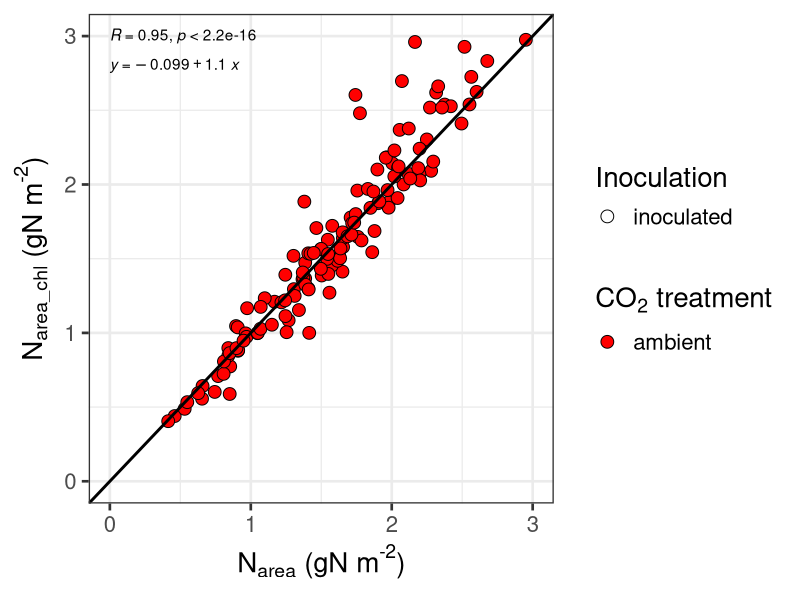

This figure's R source: (Note: this script raises an error after producing the figure.)
## Load libraries
library(ggplot2)
library(car)
library(emmeans)
library(ggpubr)

## Load file
df <- read.csv("../data_sheets/NxCO2xI_compiled_datasheet.csv") %>%
  mutate(n.trt = as.numeric(n.trt),
         co2 = ifelse(co2 == "a", "amb", "elv"),
         inoc = ifelse(inoc == "n", "no.inoc", "inoc"))
  
######################################################################
## Evidence against rolling rest of chlorophyll leaves
######################################################################
narea.comp <- ggplot(data = df, aes(x = narea, y = narea.chl)) +
  geom_point(size = 4, aes(fill = co2, shape =  inoc)) +
  geom_abline(slope = 1, intercept = 0, size = 1) +
  stat_cor(label.y = 3) +
  stat_regline_equation(label.y = 2.8) +
  scale_shape_manual(values = c(21, 22),
                     labels = c("inoculated",
                                "not inoculated")) +
  scale_fill_manual(values = c("red", "blue"),
                    labels = c("ambient", "elevated")) +
  scale_x_continuous(limits = c(0,3), breaks = seq(0, 3, 1)) +
  scale_y_continuous(limits = c(0,3), breaks = seq(0, 3, 1)) +
  labs(x = expression("N"["area"]*" (gN m"^"-2"*")"),
       y = expression("N"["area_chl"]*" (gN m"^"-2"*")"),
       fill = expression("CO"[2]*" treatment"),
       shape = "Inoculation") +
  guides(fill = guide_legend(override.aes = list(shape = 21))) +
  theme_bw(base_size = 20)

marea.comp <- ggplot(data = subset(df, marea.chl < 100), 
       aes(x = marea, y = marea.chl)) +
  geom_point(size = 4, aes(fill = co2, shape =  inoc)) +
  geom_abline(slope = 1, intercept = 0, size = 1) +
  stat_cor(label.y = 100) +
  stat_regline_equation(label.y = 95) +
  scale_shape_manual(values = c(21, 22),
                     labels = c("inoculated",
                                "not inoculated")) +
  scale_fill_manual(values = c("red", "blue"),
                    labels = c("ambient", "elevated")) +
  scale_x_continuous(limits = c(25, 100), breaks = seq(25, 100, 25)) +
  scale_y_continuous(limits = c(25, 100), breaks = seq(25, 100, 25)) +
  labs(x = expression("M"["area"]*" (g m"^"-2"*")"),
       y = expression("M"["area_chl"]*" (g m"^"-2"*")"),
       fill = expression("CO"[2]*" treatment"),
       shape = "Inoculation") +
  guides(fill = guide_legend(override.aes = list(shape = 21))) +
  theme_bw(base_size = 18)

nmass.comp <- ggplot(data = df, aes(x = nmass.focal, y = nmass.chl)) +
  geom_point(size = 4, aes(fill = co2, shape =  inoc)) +
  geom_abline(slope = 1, intercept = 0, size = 1) +
  stat_cor(label.y = 0.075) +
  stat_regline_equation(label.y = 0.070) +
  scale_shape_manual(values = c(21, 22),
                     labels = c("inoculated",
                                "not inoculated")) +
  scale_fill_manual(values = c("red", "blue"),
                    labels = c("ambient", "elevated")) +
  scale_x_continuous(limits = c(0, 0.075), breaks = seq(0, 0.075, 0.025)) +
  scale_y_continuous(limits = c(0, 0.075), breaks = seq(0, 0.075, 0.025)) +
  labs(x = expression("N"["mass"]*" (gN m"^"-2"*")"),
       y = expression("N"["mass_chl"]*" (gN m"^"-2"*")"),
       fill = expression("CO"[2]*" treatment"),
       shape = "Inoculation") +
  guides(fill = guide_legend(override.aes = list(shape = 21))) +
  theme_bw(base_size = 20)

png("../working_drafts/figs/NxCO2xI_leafN_chl_comps.png",
    width = 10, height = 8, units = 'in', res = 600)
ggarrange(narea.comp, nmass.comp, marea.comp,
          common.legend = TRUE, legend = "right",
          align = "hv", labels = "AUTO")
dev.off()
